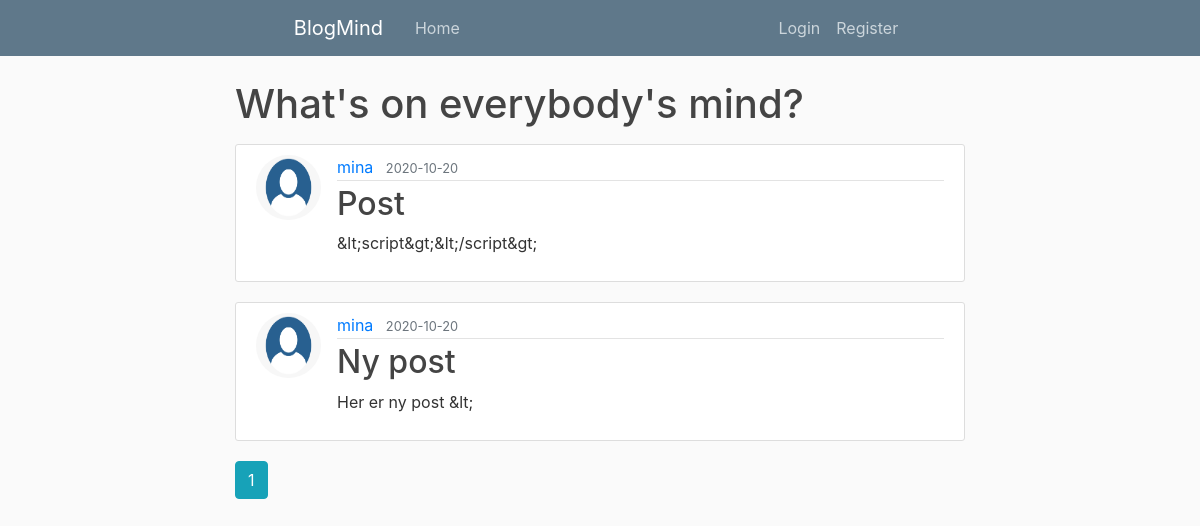
The page /home on the database its author committed.
### photomind/models.py (models this page shows, shortened)
class Post(db.Model):
    id = db.Column(db.Integer, primary_key=True)
    title = db.Column(db.String(100), nullable=False)
    date_posted = db.Column(db.DateTime, nullable=False, default=datetime.utcnow)
    content = db.Column(db.Text, nullable=False)
    user_id = db.Column(db.Integer, db.ForeignKey('user.id'), nullable=False)

class User(db.Model, UserMixin):
    id = db.Column(db.Integer, primary_key=True)
    username = db.Column(db.String(20), unique=True, nullable=False)
    email = db.Column(db.String(120), unique=True, nullable=False)
    image_file = db.Column(db.String(20), nullable=False, default='default.jpg')
    password = db.Column(db.String(60), nullable=False)
    question = db.Column(db.Integer, nullable=False)
    answer = db.Column(db.String(30), nullable=False)
    posts = db.relationship('Post', backref='author', lazy=True)
    last_login_at = db.Column(db.DateTime)
    last_login_ip = db.Column(db.String(100))
    active = db.Column(db.Boolean)
    role = db.Column(db.String(10), nullable=False, default='user')

### photomind/main/routes.py (the view)
@main.route("/")
@main.route("/home")
def home():
    page = request.args.get('page', 1, type=int)
    posts = Post.query.order_by(Post.date_posted.desc()).paginate(page=page, per_page=5)
    return render_template('home.html', posts=posts)

### photomind/templates/home.html
{% extends "layout.html" %}
{% block content %}
  <h1 class="mb-3">What's on everybody's mind? </h1>
    {% for post in posts.items %}
        <article class="media content-section">
          <img class="rounded-circle article-img" src="{{ url_for('static', filename='profile_pics/' + post.author.image_file) }}">
          <div class="media-body">
            <div class="article-metadata">
              <a class="mr-2" href="{{ url_for('users.user_posts', username=post.author.username) }}">{{ post.author.username }}</a>
              <small class="text-muted">{{ post.date_posted.strftime('%Y-%m-%d') }}</small>
            </div>
            <h2><a class="article-title" href="{{ url_for('posts.post', post_id=post.id) }}">{{ post.title }}</a></h2>
            <p class="article-content">{{ post.content }}</p>
          </div>
        </article>
    {% endfor %}
    {% for page_num in posts.iter_pages(left_edge=1, right_edge=1, left_current=1, right_current=2) %}
      {% if page_num %}
        {% if posts.page == page_num %}
          <a class="btn btn-info mb-4" href="{{ url_for('main.home', page=page_num) }}">{{ page_num }}</a>
        {% else %}
          <a class="btn btn-outline-info mb-4" href="{{ url_for('main.home', page=page_num) }}">{{ page_num }}</a>
        {% endif %}
      {% else %}
        ...
      {% endif %}
    {% endfor %}
{% endblock content %}

### photomind/templates/layout.html (shortened to what this page needs)
<!DOCTYPE html>
<html>
<head>
    <link rel="stylesheet" href="https://maxcdn.bootstrapcdn.com/bootstrap/4.0.0/css/bootstrap.min.css">
    <link rel="stylesheet" type="text/css" href="{{ url_for('static', filename='main.css') }}">
</head>
<body>
    <header class="site-header">
      <nav class="navbar navbar-expand-md navbar-dark bg-steel fixed-top">
        <div class="container" id="meny">
          <a class="navbar-brand mr-4" href="/">BlogMind</a>
          <div class="collapse navbar-collapse" id="navbarToggle">
            <div class="navbar-nav mr-auto">
              <a class="nav-item nav-link" href="{{ url_for('main.home') }}">Home</a>
            </div>
            <div class="navbar-nav">
              {% if current_user.is_authenticated %}
                <a class="nav-item nav-link" href="{{ url_for('posts.new_post') }}">New Post</a>
                <a class="nav-item nav-link" href="{{ url_for('users.account') }}">Account</a>
                <a class="nav-item nav-link" href="{{ url_for('users.logout') }}">Logout</a>
              {% else %}
                <a class="nav-item nav-link" href="{{ url_for('users.login') }}">Login</a>
                <a class="nav-item nav-link" href="{{ url_for('users.register') }}">Register</a>
              {% endif %}
            </div>
          </div>
        </div>
      </nav>
    </header>
    <main role="main" class="container">
      <div class="row">
        <div class="col-md-8">
          {% block content %}{% endblock %}
        </div>
      </div>
    </main>
</body>
</html>

### photomind/static/main.css (style rules this page uses)
body { background: #fafafa; color: #333333; margin-top: 5rem; }
h1, h2, h3, h4, h5, h6 { color: #444444; }
.bg-steel { background-color: #5f788a; }
.site-header .navbar-nav .nav-link { color: #cbd5db; }
.content-section { background: #ffffff; padding: 10px 20px; border: 1px solid #dddddd; border-radius: 3px; margin-bottom: 20px; }
.article-title { color: #444444; }
.article-content { white-space: pre-line; }
.article-img { height: 65px; width: 65px; margin-right: 16px; }
.article-metadata { padding-bottom: 1px; margin-bottom: 4px; border-bottom: 1px solid #e3e3e3 }
.col-md-8 { margin: auto; }
#meny { width: 55%; }

### rows shown on the page
Post: image_file (placeholder picture), author.username "mina", date_posted "2020-10-20", title "Post", content "&lt;script&gt;&lt;/script&gt;"
Post: image_file (placeholder picture), author.username "mina", date_posted "2020-10-20", title "Ny post", content "Her er ny post &lt;"

### other values the page prints
{{ page_num }} "1"
